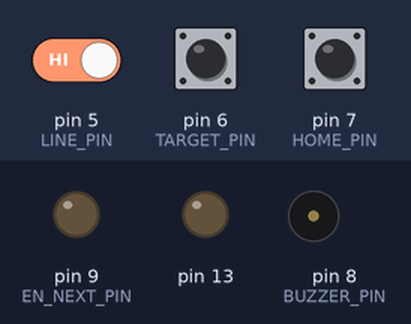
Simulated run of this sketch. Board: Arduino Uno, built with avr-gcc and run on an emulated ATmega328P. On the bench: output pins drawn as LEDs (lit = HIGH), buzzer (waves = sounding, pin HIGH). Inputs (shaded band) come from the test bench; at power-on: pin 5 (LINE_PIN) HIGH, pin 6 (TARGET_PIN) HIGH, pin 7 (HOME_PIN) HIGH.

Above: at 1.2 s.
1.3 s: pin 5 (LINE_PIN) driven LOW
At 1.45 s:
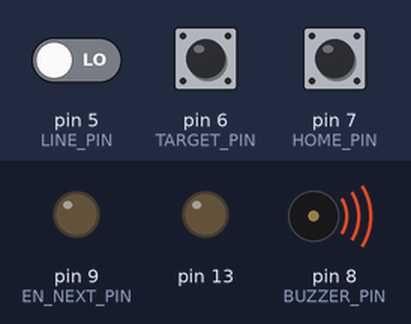
Timing chart, 0 to 10.3 s (numbered marks = the images above; inputs shaded):
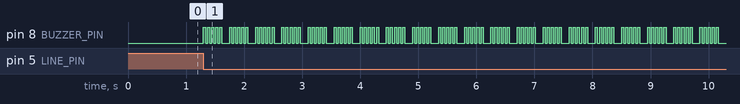

Measured:
- after the input at 1.3 s, pin 8 (BUZZER_PIN): LOW → HIGH at once, then repeats every 0.45 s: 4 × (LOW 0.04 s, HIGH 0.04 s), LOW 0.14 s, HIGH 0.04 s

The sketch:

pass-the-ring.ino
```cpp
/*
 Name:    pass_the_ring.ino
 Created: 29-Sep-22 4:30:24 PM
 Author:  sami abo srehan
*/

#define HOME_PIN 7
#define LINE_PIN 5
#define TARGET_PIN  6
#define EN_NEXT_PIN 9

#define BUZZER_PIN 8

#define HOME 0
#define ON_AIR 1
#define FAIL 2
#define PASS 3

int state = 0;
// the setup function runs once when you press reset or power the board
void setup() {
  Serial.begin(9600);
  pinMode(13, OUTPUT);
  pinMode(HOME_PIN, INPUT_PULLUP);
  pinMode(LINE_PIN, INPUT_PULLUP);
  pinMode(TARGET_PIN, INPUT_PULLUP);
  pinMode(EN_NEXT_PIN, OUTPUT);

  pinMode(BUZZER_PIN, OUTPUT);

  //Serial.println("starting");
}

// the loop function runs over and over again until power down or reset
void loop() {
  //Serial.println(digitalRead(HOME_PIN));
  switch (state)
  {
  case HOME:
  {
    //Serial.println("home");
    if (digitalRead(HOME_PIN)) {
      state = ON_AIR;
    }
    if (!digitalRead(LINE_PIN)) {
      state = FAIL;
    }

  }
  break;
  case ON_AIR:
  {
    //Serial.println("on air");
    if (!digitalRead(TARGET_PIN)) {
      state = PASS;
    }
    if (!digitalRead(LINE_PIN)) {
      state = FAIL;
    }
    if (!digitalRead(HOME_PIN)) {
      state = HOME;
    }
  }
  break;
  case FAIL:
  {
  //  Serial.println("fail");
    //buzzer on
    alarm();
    if (!digitalRead(HOME_PIN)) {
      state = HOME;
    }
  }
  break;
  case PASS:
  { Serial.println("pass:=");
    digitalWrite(EN_NEXT_PIN, HIGH);
    if (!digitalRead(HOME_PIN))
    {

      digitalWrite(EN_NEXT_PIN, LOW);

      state = HOME;
    }
    //green light on
  }
  break;

  default:
    break;
  }
}

void alarm() {
  for (size_t i = 0; i < 2; i++)
  {
    for (size_t j = 0; j < 5; j++)
    {

      digitalWrite(BUZZER_PIN, HIGH);
      delay(35);
      digitalWrite(BUZZER_PIN, LOW);
      delay(35);
    }

    delay(100);

  }
}
```
